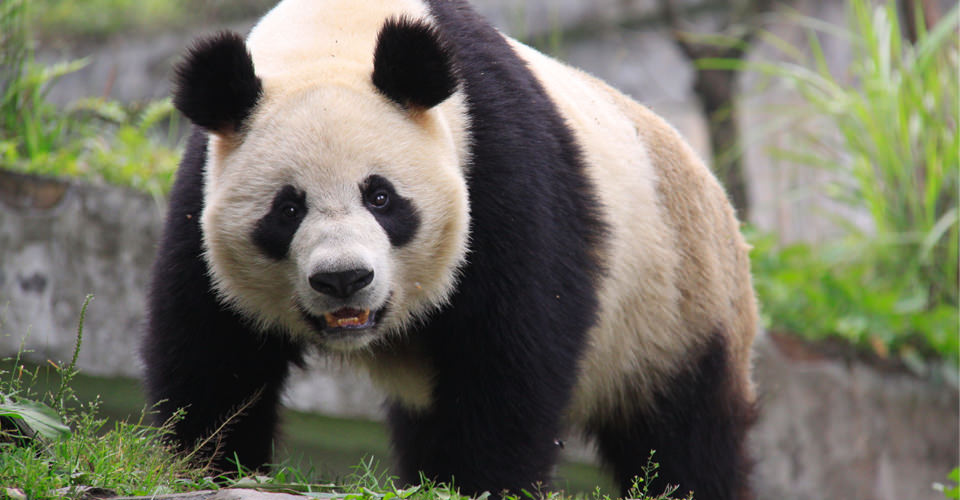
#> input picture 18.0 Edge detection/white.jpg, 960 x 500 px
$ python detection.py   (older library calls are emulated)
#> lines starting #> are read from the running program, lines starting #| are printed output that depends on the picture; after the words box and inside, x2 and y2 are one past the last pixel; in counts of white or black regions, pixels touching at a corner belong together
import cv2
import numpy as np

# reading of images object
img = cv2.imread("white.jpg",cv2.IMREAD_GRAYSCALE)
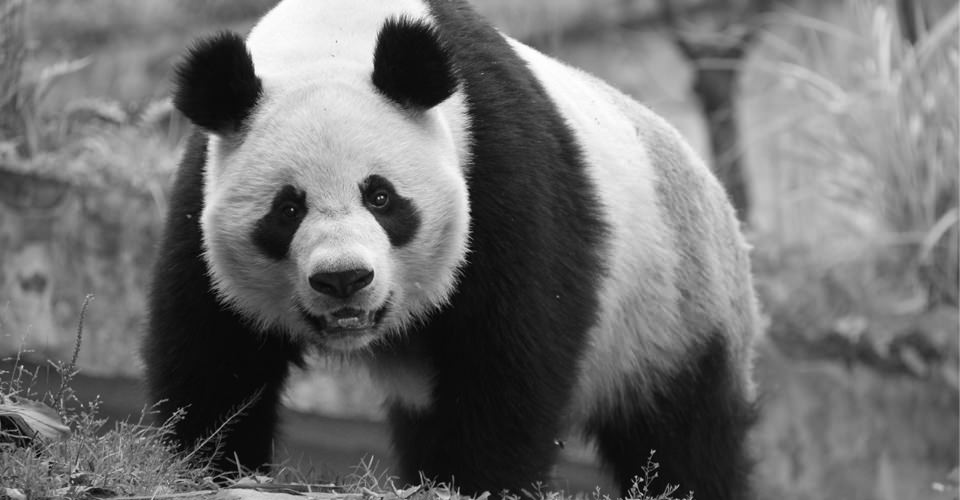
#> img: shape (500, 960); min 0, max 255, mean 110.6

# using this function to detect horizontal or vertical
# functions.
sbolex = cv2.Sobel(img,cv2.CV_64F, 1, 0)
sboley = cv2.Sobel(img,cv2.CV_64F, 0, 1)
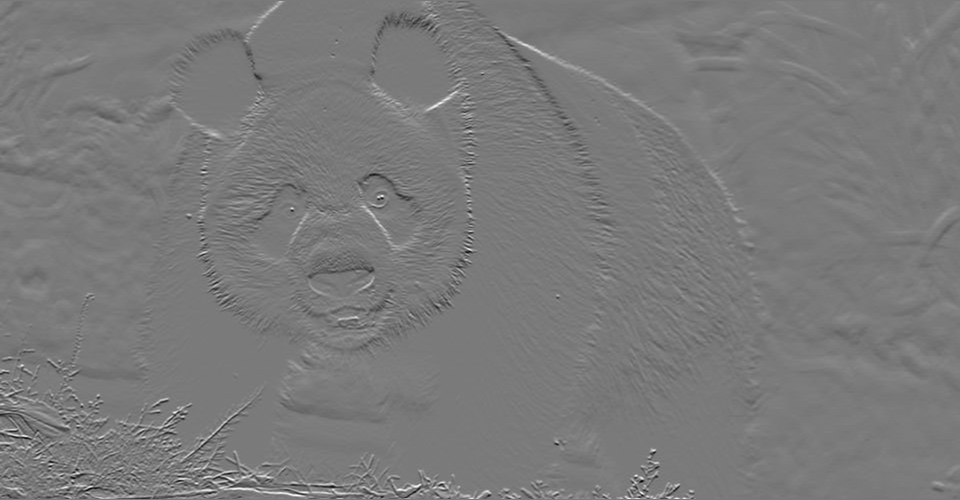
#> sboley: shape (500, 960) float64; min -579, max 624, mean -0.5; drawn with min black and max white
gaussian = cv2.GaussianBlur(img,(5,5),0)
# laplacian give us the better edge video result
# but still there will be much noises in the image
laplacian = cv2.Laplacian(img,cv2.CV_64F, ksize=5)
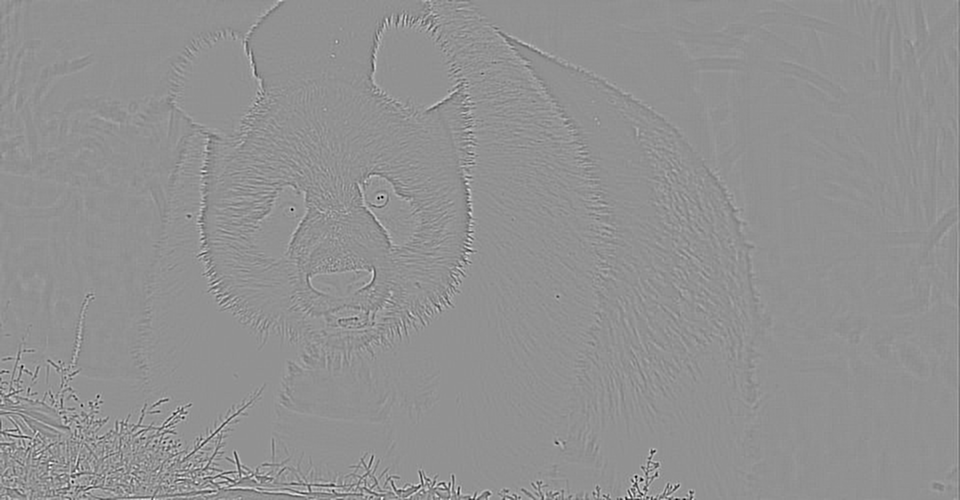
#> laplacian: shape (500, 960) float64; min -6306, max 4730, mean -0.5; drawn with min black and max white

# this function provides the perfect edge without noise.
canny = cv2.Canny(gaussian,100,150)
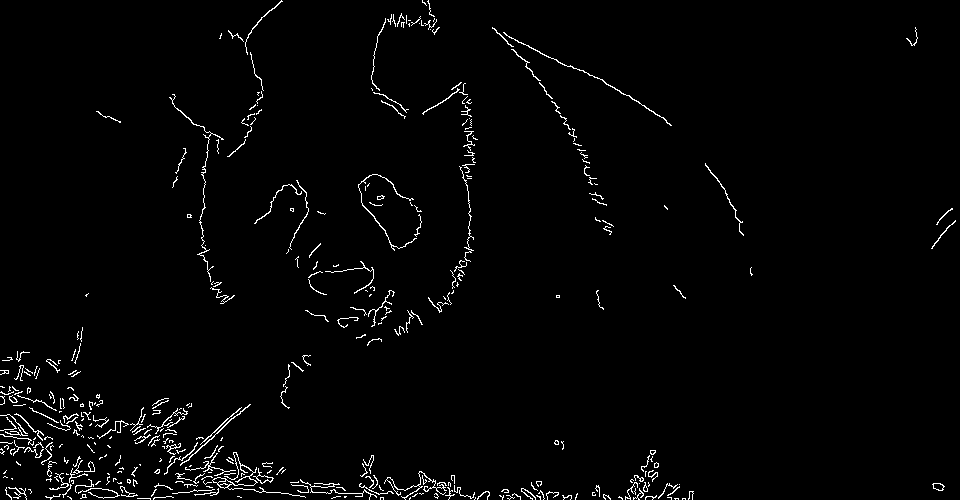
#> canny: shape (500, 960); 2% white in thin lines or dots

# displaying of image in windows.
cv2.imshow("X image",sbolex)
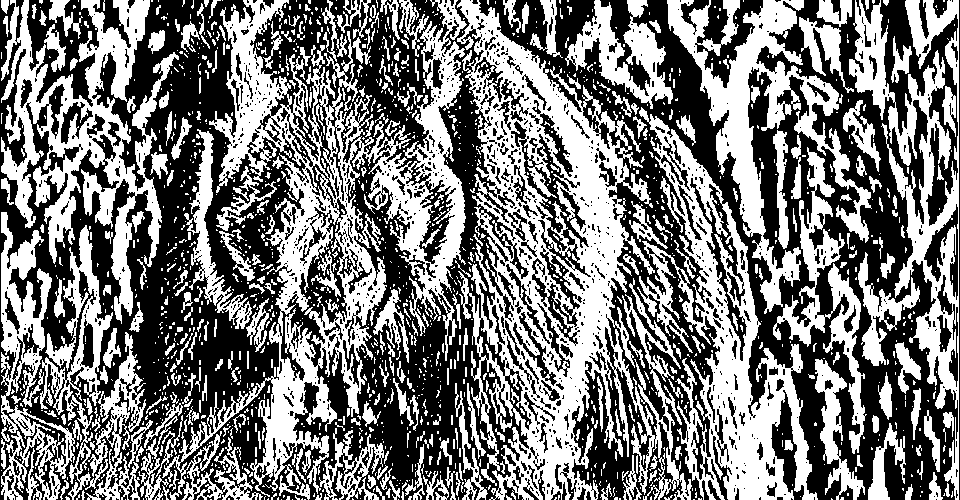
#> window 'X image': shape (500, 960); 47.5% white; 1518 white regions (1185 under 20 px), largest, box (x1, y1, x2, y2) and area: (457, 0, 692, 500) 43628, (162, 0, 467, 500) 40307, (637, 107, 818, 500) 20877
cv2.imshow("Y image",sboley)
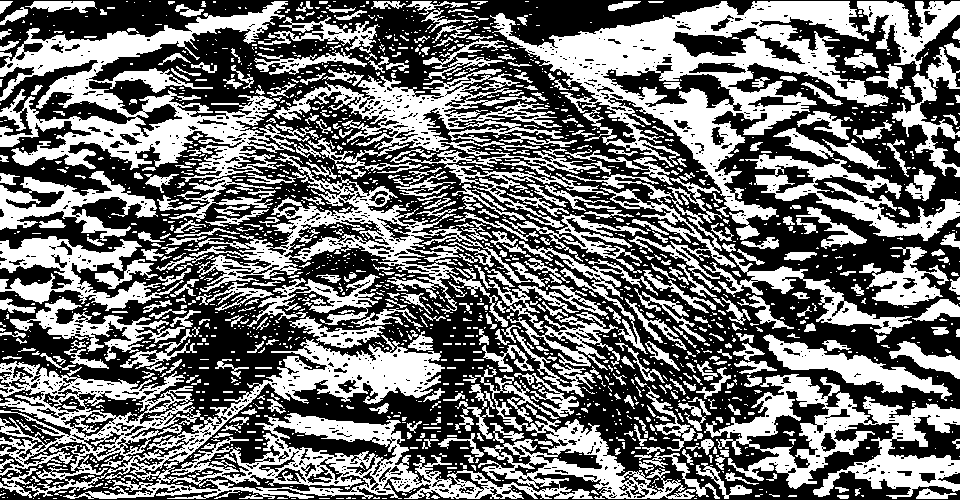
#> window 'Y image': shape (500, 960); 44.5% white; 1845 white regions (1380 under 20 px), largest, box (x1, y1, x2, y2) and area: (0, 335, 720, 499) 36263, (490, 1, 889, 240) 25186, (0, 1, 321, 182) 19138
cv2.imshow("Laplace",laplacian)
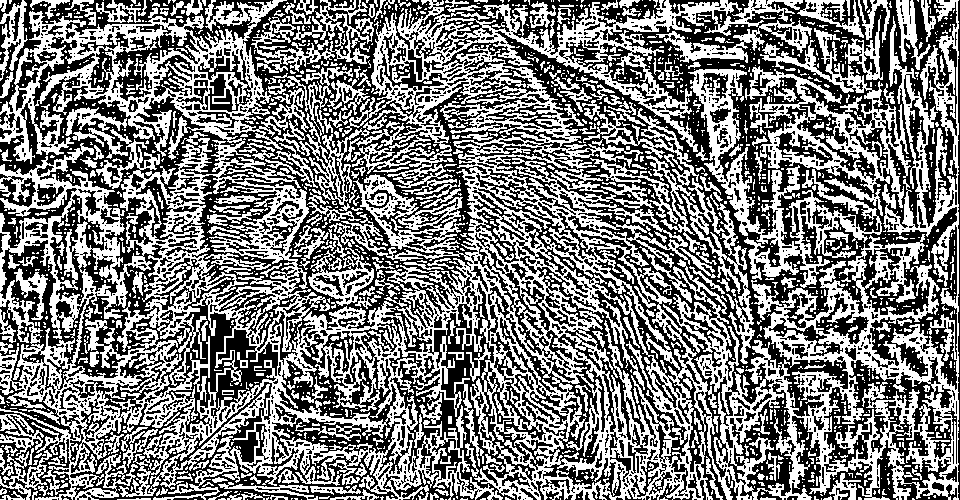
#> window 'Laplace': shape (500, 960); 48.8% white; 1919 white regions (1565 under 20 px), largest, box (x1, y1, x2, y2) and area: (0, 0, 959, 500) 164439, (745, 28, 911, 208) 8053, (688, 69, 882, 288) 8012
cv2.imshow("Canny",canny)
cv2.imshow("Guassian",gaussian)

cv2.waitKey(0)
cv2.destroyAllWindows()
